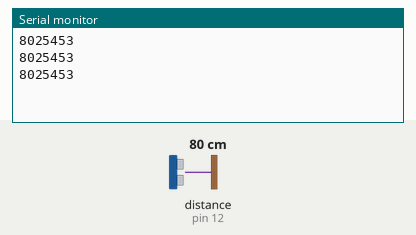
Simulated run of this sketch. Board: Arduino Uno, built with avr-gcc and run on an emulated ATmega328P. Parts: the last lines printed to the serial monitor. The test bench sets the inputs (shaded band); at power-on: distance to the obstacle (sensor on pin 12) 80 cm. The echo pulse lasts 58.3 µs per cm.

Above: at 1.3 s.
1.4 s: distance to the obstacle (sensor on pin 12) set to 2 cm
At 1.9 s:
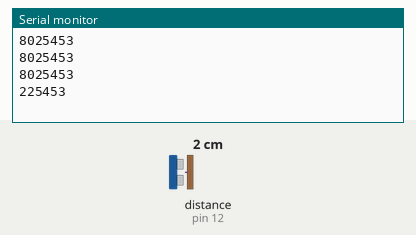
2.9 s: distance to the obstacle (sensor on pin 12) set to 4 cm
At 3.4 s:
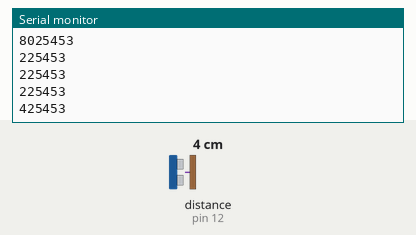
Timing chart, 0 to 5.9 s (numbered marks = the images above; inputs shaded):
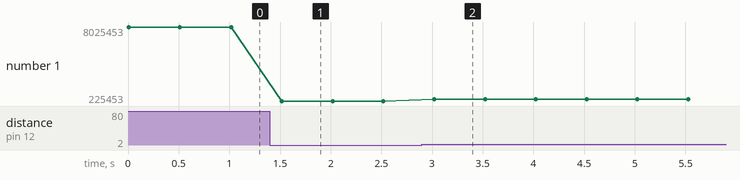

The sketch:

teste3.ino
```cpp
#include <Ultrasonic.h>

const int trigPino = 11;
const int echoPino = 12;
Ultrasonic Sensor(trigPino, echoPino);
long distancia;


void setup() {
  Serial.begin(9600);
  pinMode(trigPino, OUTPUT);
  pinMode(echoPino, INPUT);
}

void loop() {
  distancia = Sensor.Ranging(CM);
  Serial.print(distancia);
  Serial.println('cm');
  delay(500);
}
```

Measured:
- after the input at 1.4 s, the serial monitor: prints a new line after 0.12 s (image 1)
- after the input at 2.9 s, the serial monitor: prints a new line after 0.12 s (image 2)
- plotted number 1: 8025453 → 225453 after the input at 1.4 s, 225453 → 425453 after the input at 2.9 s
